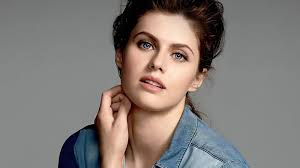
#> input picture Open_cv/d.jpg, 300 x 168 px
$ python image_transpose.py
#> lines starting #> are read from the running program, lines starting #| are printed output that depends on the picture
import cv2
import numpy as np
img=cv2.imread("d.jpg")
#> img is the input picture: shape (168, 300, 3); mean B, G, R 119.6, 123.4, 130.2
rotated_img=cv2.transpose(img)
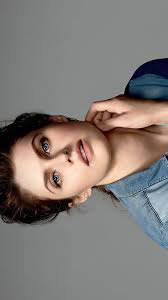
#> rotated_img: shape (300, 168, 3); mean B, G, R 119.6, 123.4, 130.2
cv2.imshow("original image",img)
cv2.imshow("rotated image",rotated_img)
cv2.waitKey(0)
cv2.destroyAllWindows()

$ run again, with Open_cv/k1.jpg copied over Open_cv/d.jpg
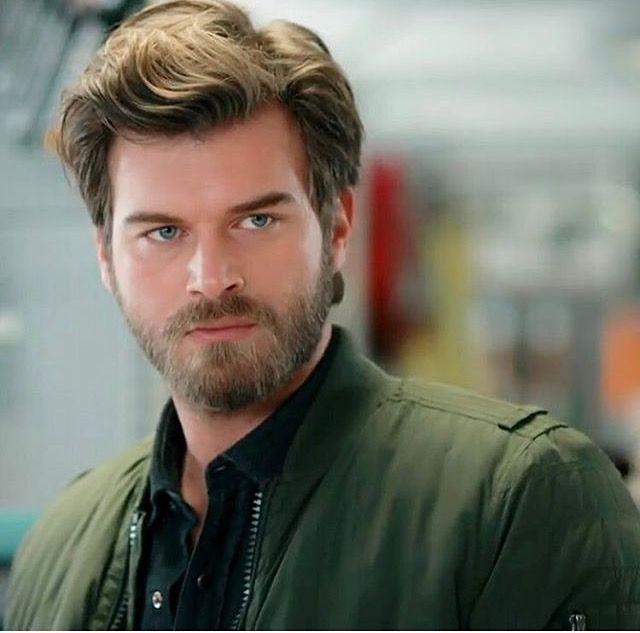
#> input picture Open_cv/k1.jpg, 640 x 633 px
#> img is the input picture: shape (633, 640, 3); mean B, G, R 104.1, 116.2, 117.1
#> `rotated_img=cv2.transpose(img)`:
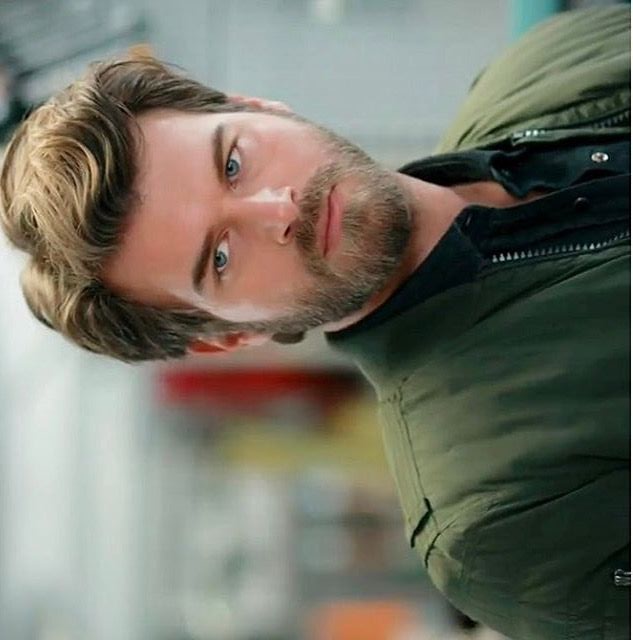
#> rotated_img: shape (640, 633, 3); mean B, G, R 104.1, 116.2, 117.1
